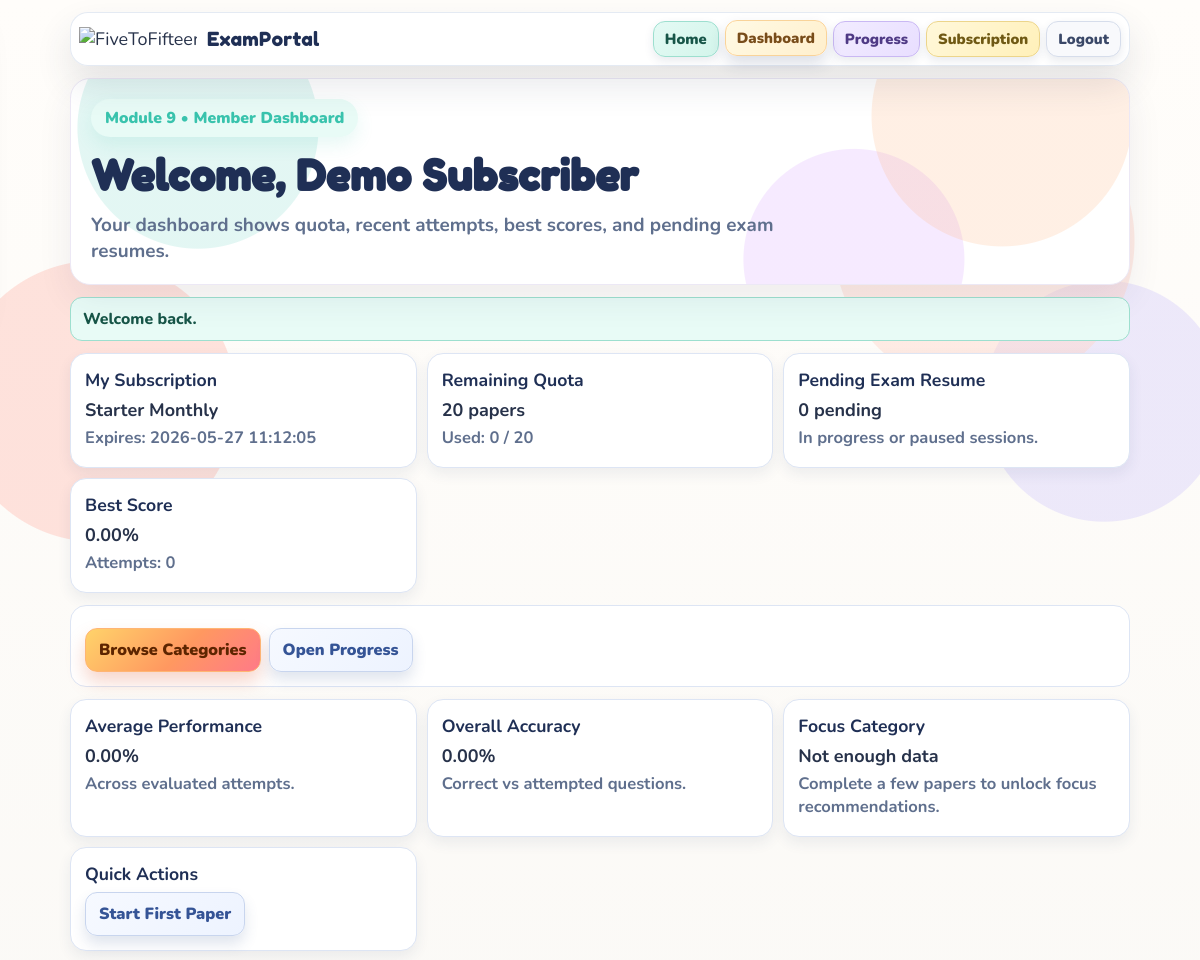
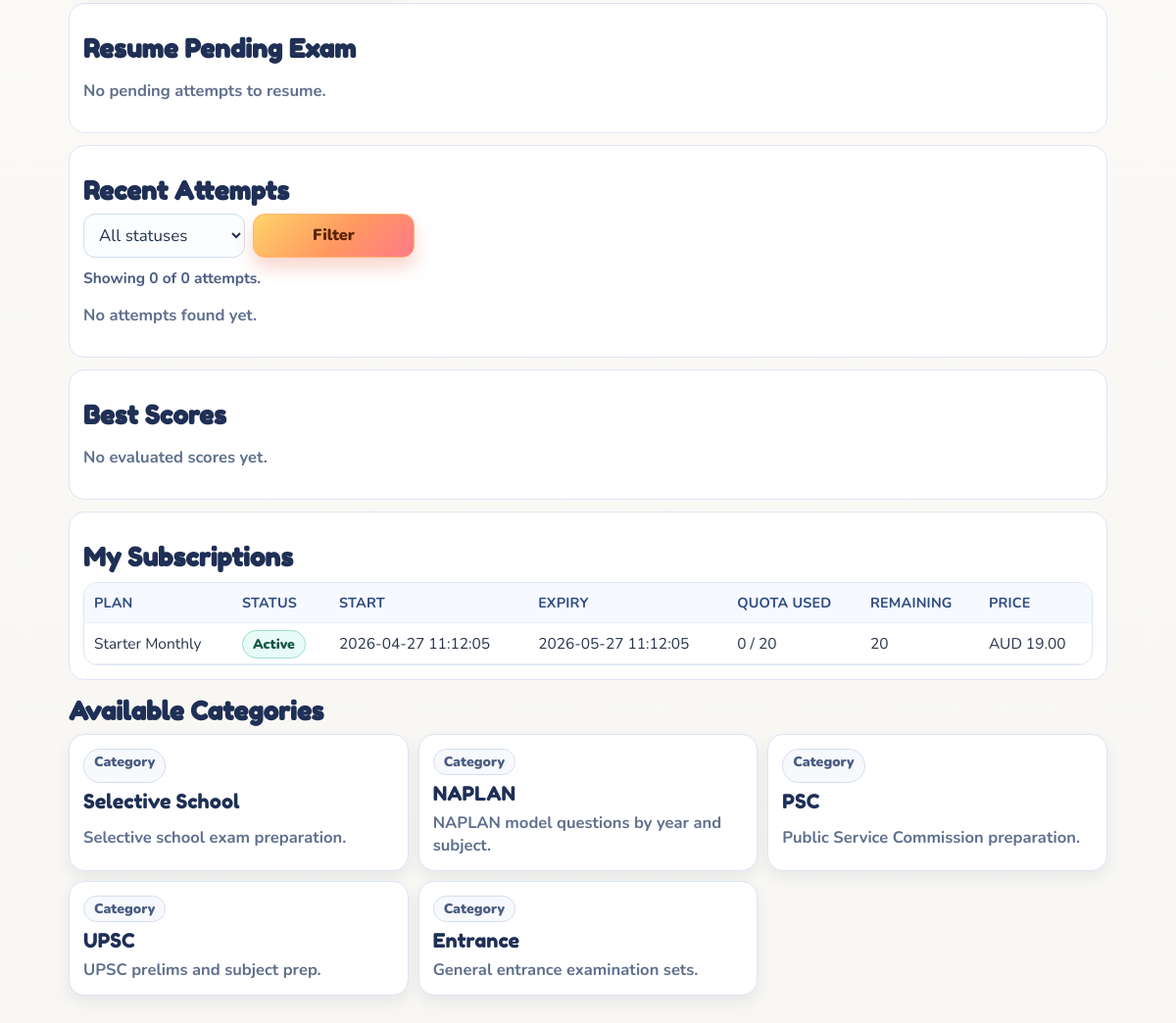
The app's page /user/dashboard.php (signed in) with its own data (2 pictures, top to bottom).
### tables this page shows
CREATE TABLE IF NOT EXISTS ep_user_subscriptions (
                id INT UNSIGNED AUTO_INCREMENT PRIMARY KEY,
                user_id INT UNSIGNED NOT NULL,
                plan_id INT UNSIGNED NOT NULL,
                status ENUM('active','expired','cancelled','pending') NOT NULL DEFAULT 'pending',
                started_at DATETIME NULL,
                expires_at DATETIME NULL,
                papers_used INT UNSIGNED NOT NULL DEFAULT 0,
                created_at TIMESTAMP DEFAULT CURRENT_TIMESTAMP,
                updated_at TIMESTAMP DEFAULT CURRENT_TIMESTAMP ON UPDATE CURRENT_TIMESTAMP,
                INDEX idx_ep_user_status (user_id, status),
                CONSTRAINT fk_ep_subscription_user FOREIGN KEY (user_id) REFERENCES ep_users(id) ON DELETE CASCADE,
                CONSTRAINT fk_ep_subscription_plan FOREIGN KEY (plan_id) REFERENCES ep_subscription_plans(id) ON DELETE RESTRICT
            );

CREATE TABLE IF NOT EXISTS ep_subscription_plans (
                id INT UNSIGNED AUTO_INCREMENT PRIMARY KEY,
                name VARCHAR(120) NOT NULL,
                slug VARCHAR(120) NOT NULL UNIQUE,
                description VARCHAR(255) NULL,
                max_papers_per_cycle INT UNSIGNED NOT NULL DEFAULT 10,
                duration_days INT UNSIGNED NOT NULL DEFAULT 30,
                price_aud DECIMAL(10,2) NOT NULL DEFAULT 0.00,
                is_active TINYINT(1) NOT NULL DEFAULT 1,
                created_at TIMESTAMP DEFAULT CURRENT_TIMESTAMP
            );

CREATE TABLE IF NOT EXISTS ep_exam_categories (
                id INT UNSIGNED AUTO_INCREMENT PRIMARY KEY,
                name VARCHAR(120) NOT NULL,
                slug VARCHAR(120) NOT NULL UNIQUE,
                description VARCHAR(255) NULL,
                sort_order INT UNSIGNED NOT NULL DEFAULT 0,
                is_active TINYINT(1) NOT NULL DEFAULT 1,
                created_at TIMESTAMP DEFAULT CURRENT_TIMESTAMP
            );

### user/dashboard.php (the view, shortened to what the rows shown need)
<?php
require_once __DIR__ . '/../config/app.php';
ep_require_user();
$user = ep_current_user();
$subscription = ep_get_active_subscription_for_user((int) $user['id']);
$subscriptionHistory = ep_get_user_subscription_history((int) $user['id'], 12);
$categories = ep_get_categories();
$remainingPapers = $subscription ? ep_subscription_remaining_papers($subscription) : 0;
$maxPapers = $subscription ? (int) ($subscription['max_papers_per_cycle'] ?? 0) : 0;
$usedPapers = $subscription ? (int) ($subscription['papers_used'] ?? 0) : 0;
?>
<section class="stat-grid">
  <article class="stat-card">
    <h3>My Subscription</h3>
    <?php if ($subscription): ?>
      <p><strong><?= h((string) $subscription['plan_name']); ?></strong></p>
      <p class="muted">Expires: <?= h((string) $subscription['expires_at']); ?></p>
    <?php else: ?>
      <p><strong>Inactive</strong></p>
      <p class="muted">No active paid plan.</p>
    <?php endif; ?>
  </article>
  <article class="stat-card">
    <h3>Remaining Quota</h3>
    <p><strong><?= (int) $remainingPapers; ?> papers</strong></p>
    <p class="muted">Used: <?= (int) $usedPapers; ?> / <?= (int) $maxPapers; ?></p>
  </article>
</section>
<section class="panel">
  <h2 class="section-title">Resume Pending Exam</h2>
</section>
<section class="panel">
  <h2 class="section-title">Recent Attempts</h2>
</section>
<section class="panel">
  <h2 class="section-title">Best Scores</h2>
</section>
<section class="panel">
  <h2 class="section-title">My Subscriptions</h2>
  <?php if (!$subscriptionHistory): ?>
    <p class="muted">No subscription records found.</p>
  <?php else: ?>
    <div class="question-table-wrap">
      <table class="question-table">
        <thead>
          <tr>
            <th>Plan</th>
            <th>Status</th>
            <th>Start</th>
            <th>Expiry</th>
            <th>Quota Used</th>
            <th>Remaining</th>
            <th>Price</th>
          </tr>
        </thead>
        <tbody>
          <?php foreach ($subscriptionHistory as $sub): ?>
            <?php
              $status = (string) ($sub['status'] ?? 'pending');
              $statusClass = 'pill';
              if ($status === 'active') {
                  $statusClass .= ' pill-good';
              } elseif (in_array($status, ['expired', 'cancelled'], true)) {
                  $statusClass .= ' pill-bad';
              }
              $maxPapersForSub = (int) ($sub['max_papers_per_cycle'] ?? 0);
              $papersUsedForSub = (int) ($sub['papers_used'] ?? 0);
              $remainingForSub = max(0, $maxPapersForSub - $papersUsedForSub);
            ?>
            <tr>
              <td><?= h((string) $sub['plan_name']); ?></td>
              <td><span class="<?= h($statusClass); ?>"><?= h(ucfirst($status)); ?></span></td>
              <td><?= h((string) ($sub['started_at'] ?? '—')); ?></td>
              <td><?= h((string) ($sub['expires_at'] ?? '—')); ?></td>
              <td><?= $papersUsedForSub; ?> / <?= $maxPapersForSub; ?></td>
              <td><?= $remainingForSub; ?></td>
              <td>AUD <?= h(number_format((float) ($sub['price_aud'] ?? 0), 2)); ?></td>
            </tr>
          <?php endforeach; ?>
        </tbody>
      </table>
    </div>
  <?php endif; ?>
</section>
<h2 class="section-title">Available Categories</h2>
<section class="grid">
  <?php foreach ($categories as $item): ?>
    <a class="card" href="<?= h(examportal_url('category.php?exam=' . urlencode((string) $item['slug']))); ?>">
      <span class="tag">Category</span>
      <h3><?= h((string) $item['name']); ?></h3>
      <p><?= h((string) ($item['description'] ?? '')) ?></p>
    </a>
  <?php endforeach; ?>
</section>

### records on screen
ep_user_subscriptions: plan.name "Starter Monthly", expires_at "2026-05-27 11:12:05", plan.max_papers_per_cycle "20", papers_used "0", status "Active", started_at "2026-04-27 11:12:05", plan.price_aud "19.00"
ep_exam_categories: name "Selective School", description "Selective school exam preparation."
ep_exam_categories: name "NAPLAN", description "NAPLAN model questions by year and subject."
ep_exam_categories: name "PSC", description "Public Service Commission preparation."
ep_exam_categories: name "UPSC", description "UPSC prelims and subject prep."
ep_exam_categories: name "Entrance", description "General entrance examination sets."

### other values on screen
$link['label'] "Home"
$link['label'] "Dashboard"
$link['label'] "Progress"
$link['label'] "Subscription"
$link['label'] "Logout"
$heroKicker "Module 9 • Member Dashboard"
$heroTitle "Welcome, Demo Subscriber"
$heroText "Your dashboard shows quota, recent attempts, best scores, and pending exam resumes."
$success "Welcome back."
$pendingCount "0"
$bestPercentage "0.00"
$resultSummary['attempts_count'] "0"
$averagePercentage "0.00"
$overallAccuracy "0.00"
count($visibleRecentAttempts) "0"
